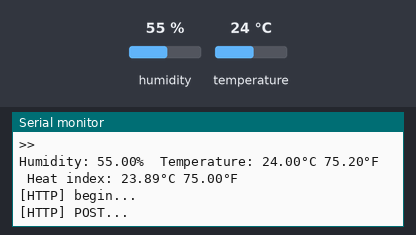
A sketch run on a simulated ESP8266 (NodeMCU). On the bench: the last lines printed to the serial monitor. Inputs (shaded band) come from the test bench; at power-on: humidity 55 %, temperature 24 °C. WiFi joins after 1.5 s; servers stay silent unless stated; uploads are accepted with an empty reply.

Above: at 2.7 s.
2.8 s: humidity set to 22 %
At 2.8 s:
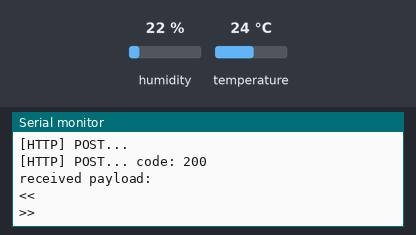
6.6 s: temperature set to 12 °C
At 6.67 s:
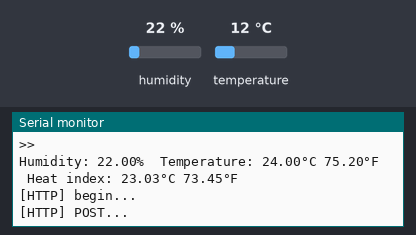
10.4 s: humidity set to 40 %
At 10.68 s:
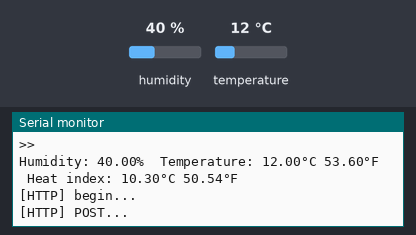
Timing chart, 0 to 13.4 s (numbered marks = the images above; inputs shaded):
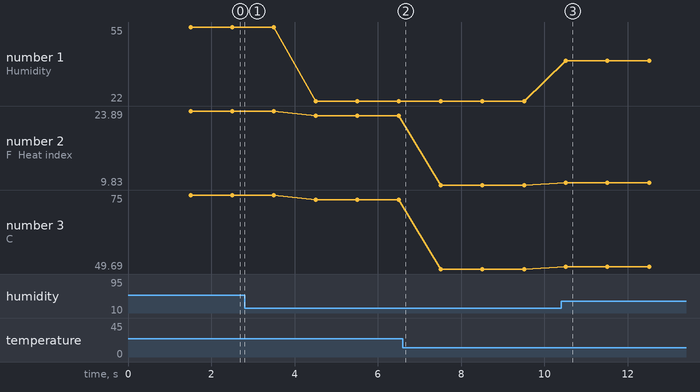

The sketch:

iothookhttpdht21.ino
```cpp
/**

    NodeMCU

    #637 Iothook DHT21 Nem ve Sıcaklık Sensörü
    3lü bilgi gönderme

    27.06.2022

    mfbynl-no masters no slaves
*/

#include <ESP8266WiFi.h>
#include <ESP8266HTTPClient.h>
#include "DHT.h"


#define SERVER_IP "iothook.com"
#define DHTPIN 2     // Digital pin connected to the DHT sensor
#define DHTTYPE DHT21   // DHT 21 (AM2301)

#ifndef STASSID
#define STASSID "*****"
#define STAPSK  "*****"
#endif

unsigned long onceki;
float nem;
float sicaklik;
float hissedilen;

DHT dht(DHTPIN, DHTTYPE);


void setup() {

  Serial.begin(115200);

  Serial.println();
  Serial.println();
  Serial.println();
  dht.begin();
  WiFi.begin(STASSID, STAPSK);

  while (WiFi.status() != WL_CONNECTED) {
    delay(500);
    Serial.print(".");
  }
  Serial.println("");
  Serial.print("Connected! IP address: ");
  Serial.println(WiFi.localIP());


}

void loop() {

  unsigned long simdi = millis();
  if (simdi - onceki > 1000) {
    float h = dht.readHumidity();
    // Read temperature as Celsius (the default)
    float t = dht.readTemperature();
    // Read temperature as Fahrenheit (isFahrenheit = true)
    float f = dht.readTemperature(true);

    // Check if any reads failed and exit early (to try again).
    if (isnan(h) || isnan(t) || isnan(f)) {
      Serial.println(F("Failed to read from DHT sensor!"));
      return;
    }

    // Compute heat index in Fahrenheit (the default)
    float hif = dht.computeHeatIndex(f, h);
    // Compute heat index in Celsius (isFahreheit = false)
    float hic = dht.computeHeatIndex(t, h, false);

    Serial.print(F("Humidity: "));
    Serial.print(h);
    Serial.print(F("%  Temperature: "));
    Serial.print(t);
    Serial.print(F("°C "));
    Serial.print(f);
    Serial.print(F("°F  Heat index: "));
    Serial.print(hic);
    Serial.print(F("°C "));
    Serial.print(hif);
    Serial.println(F("°F"));

    nem = h;
    sicaklik = t;
    hissedilen = hic;

    if ((WiFi.status() == WL_CONNECTED)) {

      WiFiClient client;
      HTTPClient http;

      Serial.print("[HTTP] begin...\n");
      // configure traged server and url
      http.begin(client, "http://" SERVER_IP "/api/update/"); //HTTP
      http.addHeader("Content-Type", "application/json");


      Serial.print("[HTTP] POST...\n");
      // start connection and send HTTP header and body
      int httpCode = http.POST("{\"api_key\":\"f7d119bff3826428ff2644ab\",\"field_1\":\"" + String(nem) + "\", \"field_2\":\"" + String(sicaklik) + "\", \"field_3\":\"" + String(hissedilen) + "\"}");

      // httpCode will be negative on error
      if (httpCode > 0) {
        // HTTP header has been send and Server response header has been handled
        Serial.printf("[HTTP] POST... code: %d\n", httpCode);

        // file found at server
        if (httpCode == HTTP_CODE_OK) {
          const String& payload = http.getString();
          Serial.println("received payload:\n<<");
          Serial.println(payload);
          Serial.println(">>");
        }
      } else {
        Serial.printf("[HTTP] POST... failed, error: %s\n", http.errorToString(httpCode).c_str());
      }

      http.end();
    }
    onceki = simdi;

  }

}
```

Measured:
- after the input at 10.4 s, the serial monitor: prints a new line after 0.12 s (image 3)
- plotted number 1: 55 → 22 after the input at 2.8 s, 22 → 40 after the input at 10.4 s
- plotted number 2: 23.89 → 23.03 after the input at 2.8 s, 23.03 → 9.83 after the input at 6.6 s, 9.83 → 10.3 after the input at 10.4 s
- plotted number 3: 75 → 73.45 after the input at 2.8 s, 73.45 → 49.69 after the input at 6.6 s, 49.69 → 50.54 after the input at 10.4 s
